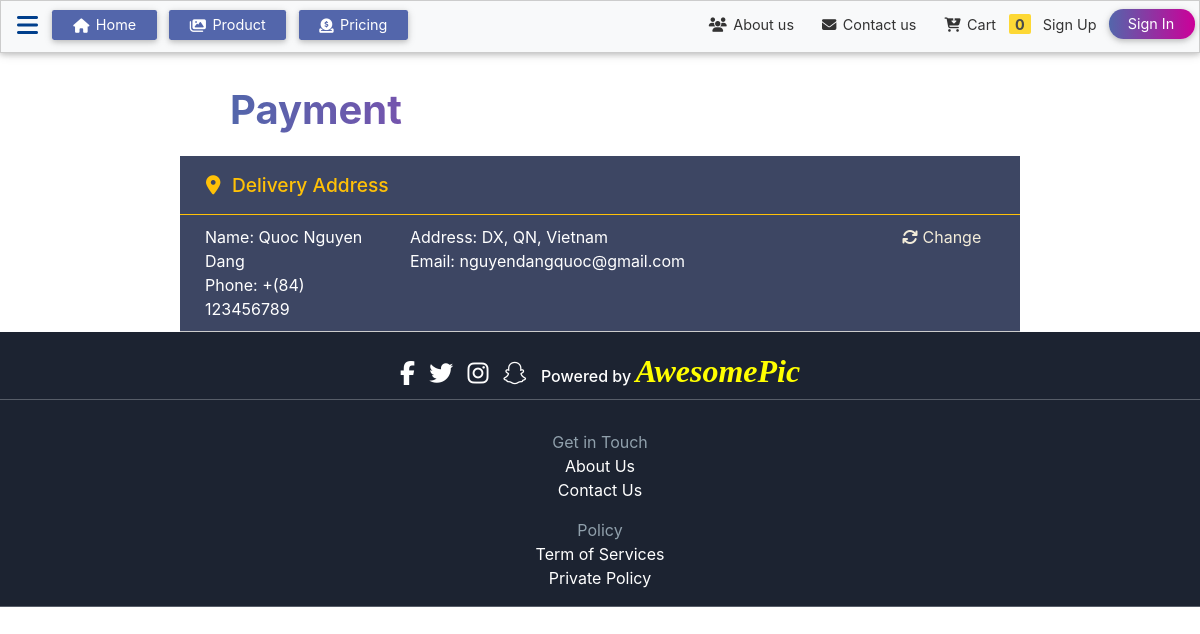
The page /checkout.php?id=1 on the database its author committed.
### tables this page shows
CREATE TABLE `users` (
  `id` int(6) UNSIGNED NOT NULL,
  `username` varchar(50) NOT NULL,
  `email` varchar(50) NOT NULL,
  `password` varchar(50) NOT NULL,
  `firstname` varchar(50) DEFAULT NULL,
  `lastname` varchar(50) DEFAULT NULL,
  `phone` varchar(15) DEFAULT NULL,
  `address` varchar(255) DEFAULT NULL,
  `city` varchar(50) DEFAULT NULL,
  `country` varchar(255) DEFAULT NULL,
  `is_deleted` tinyint(1) DEFAULT 0,
  `created_date` datetime DEFAULT current_timestamp(),
  `updated_date` datetime DEFAULT '0000-00-00 00:00:00' ON UPDATE current_timestamp(),
  `deleted_date` datetime DEFAULT NULL
);

### checkout.php (the view, shortened to what this page needs)
<!DOCTYPE html>
<html lang="en">
<head>
    <link
      rel="stylesheet"
      href="https://cdnjs.cloudflare.com/ajax/libs/font-awesome/4.7.0/css/font-awesome.min.css"/>
    <link
      rel="stylesheet"
      href="https://cdnjs.cloudflare.com/ajax/libs/font-awesome/4.7.0/css/font-awesome.min.css"/>
    <link rel="stylesheet" type="text/css" href="css/style.min.css" />
    <link rel="stylesheet" href="css/bootstrap.min.css" />
</head>
<body>
    <?php
        include ('connect.php');
        if(isset($_GET["id"])) {
            $user_id = $_GET["id"];
            $sql = "SELECT * FROM users WHERE id = ".$user_id;
            $result = mysqli_query($connection, $sql);
            $user_row = mysqli_fetch_row($result);
        }
    ?>
    <?php include ('_navbar.php'); ?>
    <div class="container-fluid">
		<div class="huong-landing">
			<p class="page-title">Payment</p>
			<div class="address">
				<p class="address-title">
					<i class="fas fa-map-marker-alt"></i>
				Delivery Address</p>
			</div>
			<div class="address-detail">
				<div class="col-sm-3">
                    Name:
                    <?php echo $user_row[4]. " ". $user_row[5]; ?> <br>
                    Phone: +(84) <?php echo $user_row[6]; ?> </div>
				<div class="col-sm-7">
                    Address: <?php echo $user_row[7]. ", ". $user_row[8]. ", ". $user_row[9]; ?> <br>
                    Email: <?php echo $user_row[2]; ?>
				</div>
				<a href="#" class="col-sm-2 change">
					<i class="fa fa-refresh"></i>
					Change</a>
			</div>
        </div>
    </div>
    <?php include ('footer.php'); ?>
</body>
</html>

### css/_navbar.css (style rules this page uses)
* { padding: 0; margin: 0; }
.page-title { font-size: 2.5rem; font-weight: bold; margin-left: 50px; margin-top: 70px; background: linear-gradient(to right, #5366ab 0%, rgb(236, 21, 182) 100%); -webkit-background-clip: text; -webkit-text-fill-color: transparent; }

### checkout.php (style rules this page uses)
* { margin: 0; padding: 0; }
.huong-landing { width: 70%; margin: auto; margin-top: 80px; background-color: white; }
.page-title { font-size: 2.5rem; font-weight: bold; margin-left: 50px; background: linear-gradient(to right, #5366ab 0%, rgb(236, 21, 182) 100%); -webkit-background-clip: text; -webkit-text-fill-color: transparent; }
.address { overflow: hidden; background-color: #1c2648d9; color: #ffc107; padding: 10px; }
.address-title { margin-bottom: 0 !important; font-weight: 500; font-size: larger; }
.address-detail { overflow: hidden; background-color: #1c2648d9; color: white; display: flex; padding: 10px; border-top: 1px solid #ffc107; border-bottom: 1px solid #ccc; }
.change { color: #f3ecd9; text-align: center; }

### rows shown on the page
users: firstname "Quoc", lastname "Nguyen Dang", phone "123456789", address "DX", city "QN", country "Vietnam", email "nguyendangquoc@gmail.com"

### other values the page prints
$numberCart "0"
